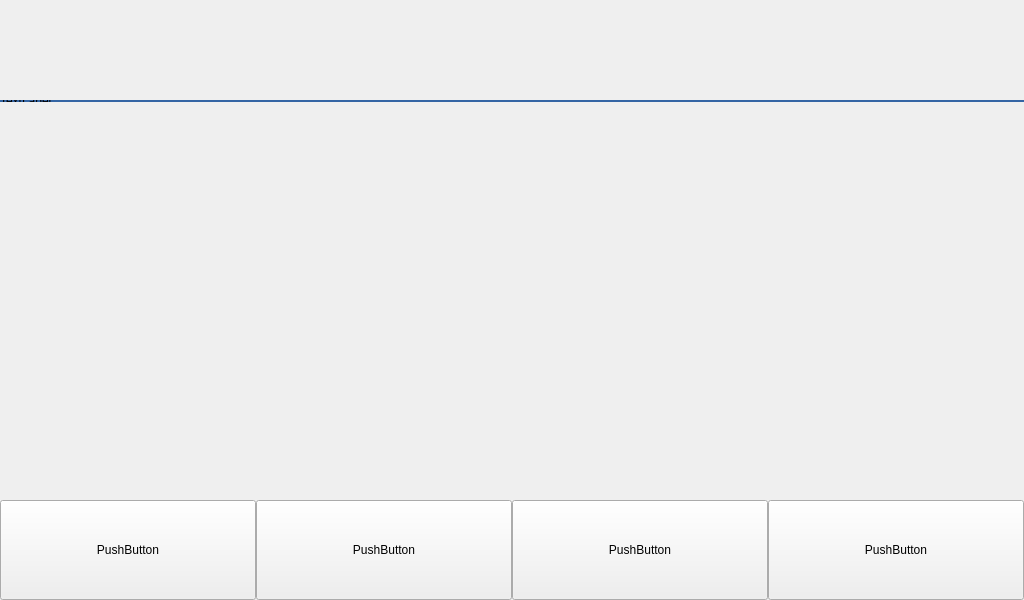
<?xml version="1.0" encoding="UTF-8"?>
<ui version="4.0">
 <class>FormRadio</class>
 <widget class="QWidget" name="FormRadio">
  <property name="geometry">
   <rect>
    <x>0</x>
    <y>0</y>
    <width>1024</width>
    <height>600</height>
   </rect>
  </property>
  <property name="windowTitle">
   <string>Form</string>
  </property>
  <layout class="QHBoxLayout" name="horizontalLayout">
   <property name="spacing">
    <number>0</number>
   </property>
   <property name="leftMargin">
    <number>0</number>
   </property>
   <property name="topMargin">
    <number>0</number>
   </property>
   <property name="rightMargin">
    <number>0</number>
   </property>
   <property name="bottomMargin">
    <number>0</number>
   </property>
   <item>
    <widget class="QWidget" name="widget" native="true">
     <layout class="QVBoxLayout" name="verticalLayout">
      <property name="spacing">
       <number>0</number>
      </property>
      <property name="leftMargin">
       <number>0</number>
      </property>
      <property name="topMargin">
       <number>0</number>
      </property>
      <property name="rightMargin">
       <number>0</number>
      </property>
      <property name="bottomMargin">
       <number>0</number>
      </property>
      <item>
       <widget class="FormFloatingBar" name="floatingBar" native="true">
        <property name="maximumSize">
         <size>
          <width>16777215</width>
          <height>100</height>
         </size>
        </property>
       </widget>
      </item>
      <item>
       <widget class="QLabel" name="label">
        <property name="maximumSize">
         <size>
          <width>16777215</width>
          <height>2</height>
         </size>
        </property>
        <property name="styleSheet">
         <string notr="true">background-color: rgb(52, 101, 164);</string>
        </property>
        <property name="text">
         <string>TextLabel</string>
        </property>
       </widget>
      </item>
      <item>
       <widget class="QWidget" name="widget_3" native="true">
        <property name="maximumSize">
         <size>
          <width>16777215</width>
          <height>16777215</height>
         </size>
        </property>
       </widget>
      </item>
      <item>
       <widget class="QWidget" name="widget_2" native="true">
        <property name="maximumSize">
         <size>
          <width>16777215</width>
          <height>100</height>
         </size>
        </property>
        <layout class="QHBoxLayout" name="horizontalLayout_2">
         <property name="spacing">
          <number>0</number>
         </property>
         <property name="leftMargin">
          <number>0</number>
         </property>
         <property name="topMargin">
          <number>0</number>
         </property>
         <property name="rightMargin">
          <number>0</number>
         </property>
         <property name="bottomMargin">
          <number>0</number>
         </property>
         <item>
          <widget class="QPushButton" name="pushButton_4">
           <property name="minimumSize">
            <size>
             <width>0</width>
             <height>100</height>
            </size>
           </property>
           <property name="text">
            <string>PushButton</string>
           </property>
          </widget>
         </item>
         <item>
          <widget class="QPushButton" name="pushButton_3">
           <property name="minimumSize">
            <size>
             <width>0</width>
             <height>100</height>
            </size>
           </property>
           <property name="text">
            <string>PushButton</string>
           </property>
          </widget>
         </item>
         <item>
          <widget class="QPushButton" name="pushButton_2">
           <property name="minimumSize">
            <size>
             <width>0</width>
             <height>100</height>
            </size>
           </property>
           <property name="text">
            <string>PushButton</string>
           </property>
          </widget>
         </item>
         <item>
          <widget class="QPushButton" name="pushButton">
           <property name="minimumSize">
            <size>
             <width>0</width>
             <height>100</height>
            </size>
           </property>
           <property name="text">
            <string>PushButton</string>
           </property>
          </widget>
         </item>
        </layout>
       </widget>
      </item>
     </layout>
    </widget>
   </item>
  </layout>
 </widget>
 <customwidgets>
  <customwidget>
   <class>FormFloatingBar</class>
   <extends>QWidget</extends>
   <header>formfloatingbar.h</header>
   <container>1</container>
  </customwidget>
 </customwidgets>
 <resources/>
 <connections/>
</ui>
